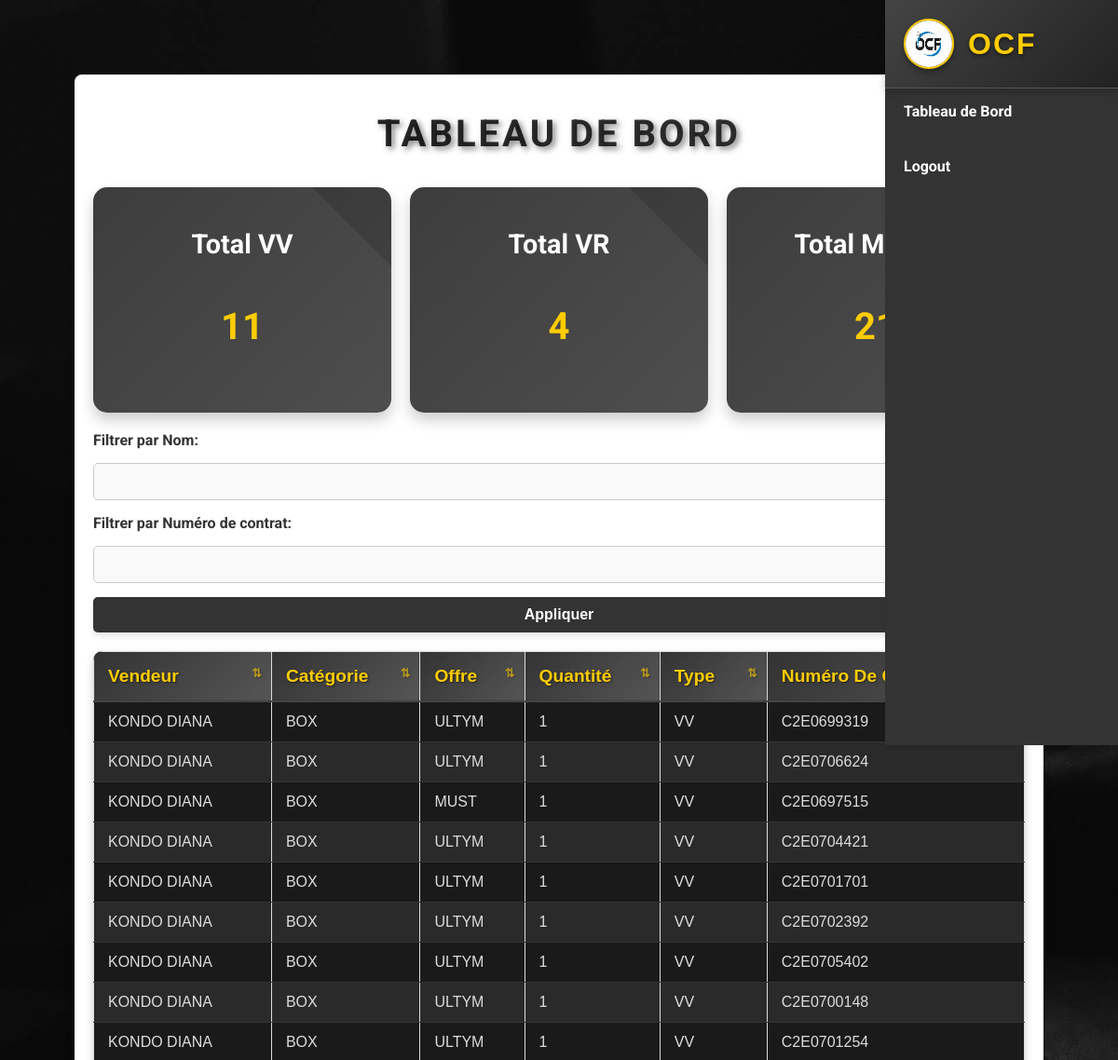
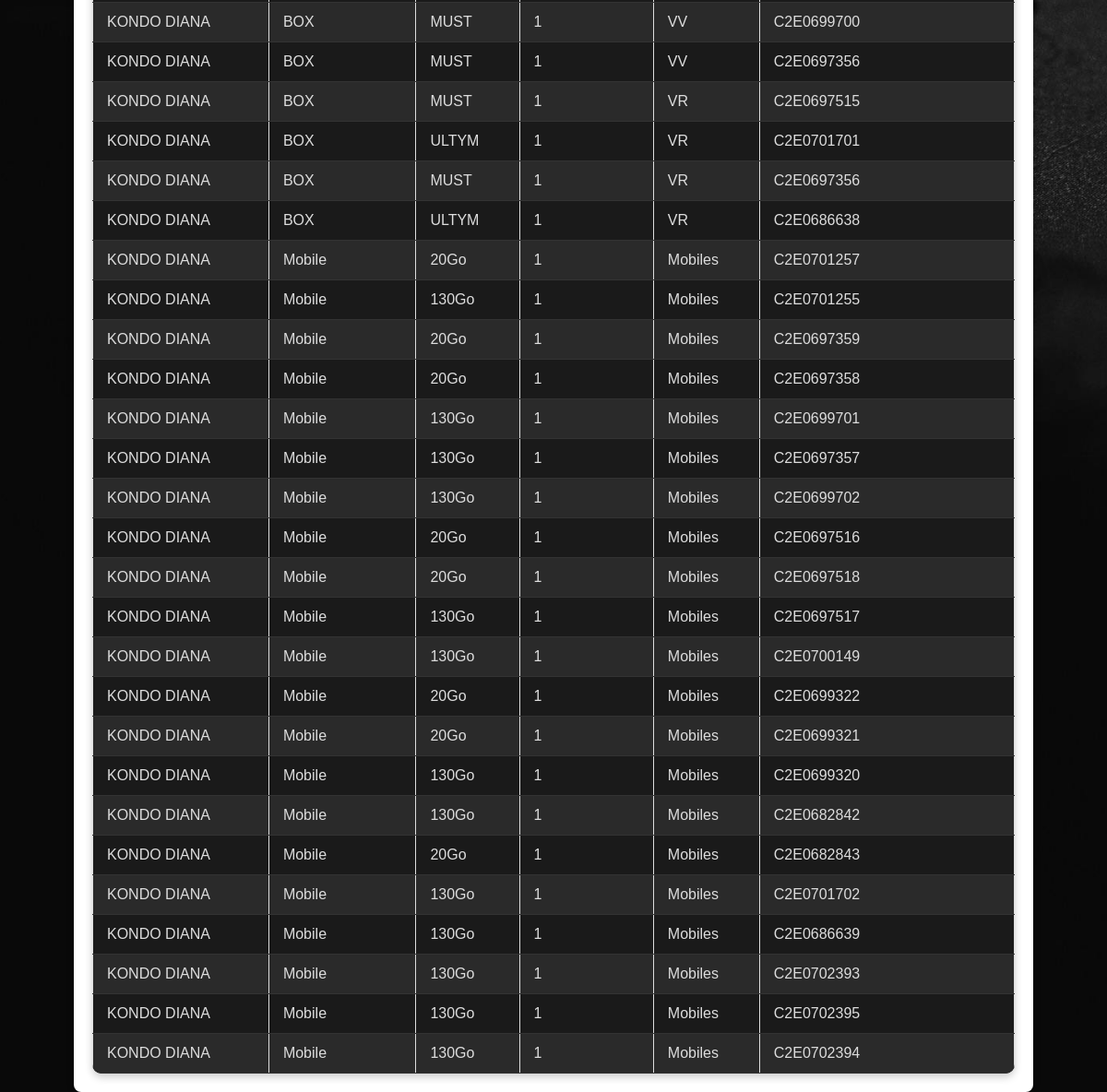
The page /dashboard (signed in) on the database its author committed (2 pictures, top to bottom).
### test.py (models this page shows)
class Sale(db.Model):
    id = db.Column(db.Integer, primary_key=True)
    date = db.Column(db.String(10), nullable=False)
    offer_type = db.Column(db.String(100), nullable=False)  # Box or Mobile
    plan = db.Column(db.String(100), nullable=False)
    quantity = db.Column(db.Integer, nullable=False)  # Quantité
    user_id = db.Column(db.Integer, db.ForeignKey('user.id'), nullable=False)
    class_type = db.Column(db.String(20), nullable=False)  # Ajout de la colonne classe
    contract_number = db.Column(db.String(50), nullable=False)  # Numéro de contrat

class User(db.Model):
    id = db.Column(db.Integer, primary_key=True)
    username = db.Column(db.String(80), unique=True, nullable=False)
    password = db.Column(db.String(200), nullable=False)
    plain_password = db.Column(db.String(200), nullable=True)  # Stockage en clair (temporaire)
    role = db.Column(db.String(20), default='user')  # user or admin
    sales = db.relationship('Sale', backref='user', lazy=True)

### test.py (the view)
@app.route('/dashboard', methods=['GET', 'POST'])
def dashboard():
    if 'user_id' not in session:
        return redirect(url_for('login'))
    user = User.query.get(session['user_id'])
    filter_username = request.form.get('filter_username', '').strip()
    filter_contract_number = request.form.get('filter_contract_number', '').strip()
    sales_query = Sale.query
    if user.role == 'admin':
        if filter_username:
            sales_query = sales_query.join(User).filter(User.username.ilike(f"%{filter_username}%"))
        if filter_contract_number:
            sales_query = sales_query.filter(Sale.contract_number.ilike(f"%{filter_contract_number}%"))
        all_sales = sales_query.all()
    elif user.role == 'user':
        sales_query = sales_query.filter_by(user_id=user.id)
        if filter_contract_number:
            sales_query = sales_query.filter(Sale.contract_number.ilike(f"%{filter_contract_number}%"))
        all_sales = sales_query.all()
    total_vv = sum(sale.quantity for sale in all_sales if sale.class_type == 'VV')
    total_vr = sum(sale.quantity for sale in all_sales if sale.class_type == 'VR')
    total_mobiles = sum(sale.quantity for sale in all_sales if sale.class_type == 'Mobiles')
    return render_template(
        'layout.html',
        page='dashboard',
        all_sales=all_sales,
        total_vv=total_vv,
        total_vr=total_vr,
        total_mobiles=total_mobiles,
        filter_username=filter_username,
        filter_contract_number=filter_contract_number
    )

### test.py (called while the page is built)
@app.before_request
def restrict_access():
    if 'user_id' in session:
        user = User.query.get(session['user_id'])
        if user:
            session['role'] = user.role
        else:
            session.pop('user_id', None)

### templates/layout.html (shortened to what this page needs)
<!DOCTYPE html>
<html lang="en">
<head>
    <link rel="stylesheet" href="{{ url_for('static', filename='style.css') }}">
</head>
<body>
   <div class="sidebar">
        <div class="logo">
            <img src="{{ url_for('static', filename='images/logo.jpg') }}" alt="OCF Logo">
            <span>OCF</span>
        </div>
        <ul class="menu">
        {% if session.get('role') == 'admin' %}
        <li><a href="/dashboard">Tableau de Bord</a></li>
        <li><a href="/admin/all_sales">Vendeurs</a></li>
        <li><a href="/admin/sales_ranking">Classement Vendeur</a></li>
        <li><a href="/admin/view_archives">Archives</a></li>
        <li><a href="/admin/upload_sales">Mise à jour des ventes</a></li>
        <li><a href="/admin/create_user">Ajout utilisateur</a></li>
        <li><a href="/admin/set_password">renitialiser mot de passe</a></li>
        <li><a href="/logout">Logout</a></li>
        {% elif session.get('role') == 'user' %}
        <li><a href="/dashboard">Tableau de Bord</a></li>
        <li><a href="/logout">Logout</a></li>
        {% else %}
        <li><a href="/login">Login</a></li>
        {% endif %}
    </ul>
    </div>
    <div class="container">
        {% if page == 'login' %}
        <div class="form-container">
            <h1 class="main-title gradient">Bienvenue chez OCF</h1>
            {% if error %}
            <p class="error">{{ error }}</p>
            {% endif %}
            <form method="POST" action="/login">
                <input type="text" name="username" placeholder="Entrer votre nom utilisateur" required>
                <input type="password" name="password" placeholder="Entrer votre mot de passe" required>
                <button type="submit">Login</button>
            </form>
        </div>
        {% elif page == 'dashboard' %}
        <h1>Tableau de Bord</h1>
        <div class="totals-container">
            <div class="card total-vv">
                <h2>Total VV</h2>
                <p class="total-number">{{ total_vv }}</p>
            </div>
            <div class="card total-vr">
                <h2>Total VR</h2>
                <p class="total-number">{{ total_vr }}</p>
            </div>
            <div class="card total-mobiles">
                <h2>Total Mobiles</h2>
                <p class="total-number">{{ total_mobiles }}</p>
            </div>
        </div>
         <form method="POST" action="/dashboard" class="filter-form">
         <label for="filter-username">Filtrer par Nom:</label>
         <input type="text" id="filter-username" name="filter_username" value="{{   filter_username or '' }}">
         <label for="filter-contract-number">Filtrer par Numéro de contrat:</label>
         <input type="text" id="filter-contract-number" name="filter_contract_number"        value="{{ filter_contract_number or '' }}">
             <button type="submit">Appliquer</button>
         </form>
        <table>
            <thead>
                <tr>
                    <th>Vendeur</th>
                    <th>Catégorie</th>
                    <th>Offre</th>
                    <th>Quantité</th>
                    <th>Type</th>
                    <th>Numéro de contrat</th>
                </tr>
            </thead>
            <tbody>
                {% for sale in all_sales %}
                <tr>
                    <td>{{ sale.user.username }}</td>
                    <td>{{ sale.offer_type }}</td>
                    <td>{{ sale.plan }}</td>
                    <td>{{ sale.quantity }}</td>
                    <td>{{ sale.class_type }}</td>
                    <td>{{ sale.contract_number }}</td>
                </tr>
                {% endfor %}
            </tbody>
        </table>
        {% endif %}
    </div>
</body>
</html>

### rows shown on the page
Sale: user.username "KONDO DIANA", offer_type "BOX", plan "ULTYM", quantity "1", class_type "VV", contract_number "C2E0699319"
Sale: user.username "KONDO DIANA", offer_type "BOX", plan "ULTYM", quantity "1", class_type "VV", contract_number "C2E0706624"
Sale: user.username "KONDO DIANA", offer_type "BOX", plan "MUST", quantity "1", class_type "VV", contract_number "C2E0697515"
Sale: user.username "KONDO DIANA", offer_type "BOX", plan "ULTYM", quantity "1", class_type "VV", contract_number "C2E0704421"
Sale: user.username "KONDO DIANA", offer_type "BOX", plan "ULTYM", quantity "1", class_type "VV", contract_number "C2E0701701"
Sale: user.username "KONDO DIANA", offer_type "BOX", plan "ULTYM", quantity "1", class_type "VV", contract_number "C2E0702392"
Sale: user.username "KONDO DIANA", offer_type "BOX", plan "ULTYM", quantity "1", class_type "VV", contract_number "C2E0705402"
Sale: user.username "KONDO DIANA", offer_type "BOX", plan "ULTYM", quantity "1", class_type "VV", contract_number "C2E0700148"
Sale: user.username "KONDO DIANA", offer_type "BOX", plan "ULTYM", quantity "1", class_type "VV", contract_number "C2E0701254"
Sale: user.username "KONDO DIANA", offer_type "BOX", plan "MUST", quantity "1", class_type "VV", contract_number "C2E0699700"
Sale: user.username "KONDO DIANA", offer_type "BOX", plan "MUST", quantity "1", class_type "VV", contract_number "C2E0697356"
Sale: user.username "KONDO DIANA", offer_type "BOX", plan "MUST", quantity "1", class_type "VR", contract_number "C2E0697515"
Sale: user.username "KONDO DIANA", offer_type "BOX", plan "ULTYM", quantity "1", class_type "VR", contract_number "C2E0701701"
Sale: user.username "KONDO DIANA", offer_type "BOX", plan "MUST", quantity "1", class_type "VR", contract_number "C2E0697356"
Sale: user.username "KONDO DIANA", offer_type "BOX", plan "ULTYM", quantity "1", class_type "VR", contract_number "C2E0686638"
Sale: user.username "KONDO DIANA", offer_type "Mobile", plan "20Go", quantity "1", class_type "Mobiles", contract_number "C2E0701257"
Sale: user.username "KONDO DIANA", offer_type "Mobile", plan "130Go", quantity "1", class_type "Mobiles", contract_number "C2E0701255"
Sale: user.username "KONDO DIANA", offer_type "Mobile", plan "20Go", quantity "1", class_type "Mobiles", contract_number "C2E0697359"
Sale: user.username "KONDO DIANA", offer_type "Mobile", plan "20Go", quantity "1", class_type "Mobiles", contract_number "C2E0697358"
Sale: user.username "KONDO DIANA", offer_type "Mobile", plan "130Go", quantity "1", class_type "Mobiles", contract_number "C2E0699701"
Sale: user.username "KONDO DIANA", offer_type "Mobile", plan "130Go", quantity "1", class_type "Mobiles", contract_number "C2E0697357"
Sale: user.username "KONDO DIANA", offer_type "Mobile", plan "130Go", quantity "1", class_type "Mobiles", contract_number "C2E0699702"
Sale: user.username "KONDO DIANA", offer_type "Mobile", plan "20Go", quantity "1", class_type "Mobiles", contract_number "C2E0697516"
Sale: user.username "KONDO DIANA", offer_type "Mobile", plan "20Go", quantity "1", class_type "Mobiles", contract_number "C2E0697518"
Sale: user.username "KONDO DIANA", offer_type "Mobile", plan "130Go", quantity "1", class_type "Mobiles", contract_number "C2E0697517"
Sale: user.username "KONDO DIANA", offer_type "Mobile", plan "130Go", quantity "1", class_type "Mobiles", contract_number "C2E0700149"
Sale: user.username "KONDO DIANA", offer_type "Mobile", plan "20Go", quantity "1", class_type "Mobiles", contract_number "C2E0699322"
Sale: user.username "KONDO DIANA", offer_type "Mobile", plan "20Go", quantity "1", class_type "Mobiles", contract_number "C2E0699321"
Sale: user.username "KONDO DIANA", offer_type "Mobile", plan "130Go", quantity "1", class_type "Mobiles", contract_number "C2E0699320"
Sale: user.username "KONDO DIANA", offer_type "Mobile", plan "130Go", quantity "1", class_type "Mobiles", contract_number "C2E0682842"
Sale: user.username "KONDO DIANA", offer_type "Mobile", plan "20Go", quantity "1", class_type "Mobiles", contract_number "C2E0682843"
Sale: user.username "KONDO DIANA", offer_type "Mobile", plan "130Go", quantity "1", class_type "Mobiles", contract_number "C2E0701702"
Sale: user.username "KONDO DIANA", offer_type "Mobile", plan "130Go", quantity "1", class_type "Mobiles", contract_number "C2E0686639"
Sale: user.username "KONDO DIANA", offer_type "Mobile", plan "130Go", quantity "1", class_type "Mobiles", contract_number "C2E0702393"
Sale: user.username "KONDO DIANA", offer_type "Mobile", plan "130Go", quantity "1", class_type "Mobiles", contract_number "C2E0702395"
Sale: user.username "KONDO DIANA", offer_type "Mobile", plan "130Go", quantity "1", class_type "Mobiles", contract_number "C2E0702394"

### other values the page prints
{{ total_vv }} "11"
{{ total_vr }} "4"
{{ total_mobiles }} "21"
